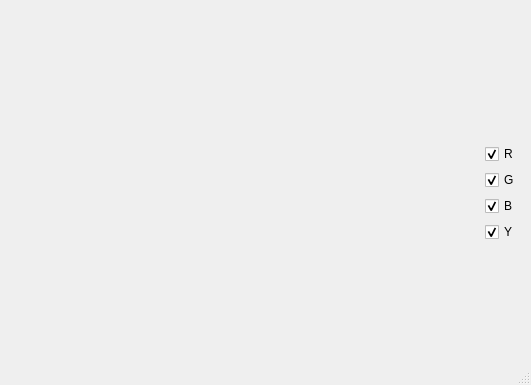
<?xml version="1.0" encoding="UTF-8"?>
<ui version="4.0">
 <class>HistgramView</class>
 <widget class="QDialog" name="HistgramView">
  <property name="geometry">
   <rect>
    <x>0</x>
    <y>0</y>
    <width>531</width>
    <height>385</height>
   </rect>
  </property>
  <property name="sizePolicy">
   <sizepolicy hsizetype="Fixed" vsizetype="Fixed">
    <horstretch>0</horstretch>
    <verstretch>0</verstretch>
   </sizepolicy>
  </property>
  <property name="windowTitle">
   <string>直方图</string>
  </property>
  <property name="sizeGripEnabled">
   <bool>true</bool>
  </property>
  <layout class="QGridLayout" name="gridLayout">
   <item row="0" column="0">
    <widget class="QWidget" name="widget" native="true">
     <property name="sizePolicy">
      <sizepolicy hsizetype="Preferred" vsizetype="Preferred">
       <horstretch>1</horstretch>
       <verstretch>0</verstretch>
      </sizepolicy>
     </property>
     <property name="minimumSize">
      <size>
       <width>381</width>
       <height>0</height>
      </size>
     </property>
    </widget>
   </item>
   <item row="0" column="1">
    <layout class="QVBoxLayout" name="verticalLayout_2">
     <property name="sizeConstraint">
      <enum>QLayout::SetFixedSize</enum>
     </property>
     <item>
      <spacer name="verticalSpacer_2">
       <property name="orientation">
        <enum>Qt::Vertical</enum>
       </property>
       <property name="sizeHint" stdset="0">
        <size>
         <width>20</width>
         <height>40</height>
        </size>
       </property>
      </spacer>
     </item>
     <item>
      <layout class="QVBoxLayout" name="verticalLayout">
       <item>
        <widget class="QCheckBox" name="r_enable">
         <property name="maximumSize">
          <size>
           <width>60</width>
           <height>16777215</height>
          </size>
         </property>
         <property name="text">
          <string>R</string>
         </property>
         <property name="checked">
          <bool>true</bool>
         </property>
        </widget>
       </item>
       <item>
        <widget class="QCheckBox" name="g_enable">
         <property name="maximumSize">
          <size>
           <width>60</width>
           <height>16777215</height>
          </size>
         </property>
         <property name="text">
          <string>G</string>
         </property>
         <property name="checked">
          <bool>true</bool>
         </property>
        </widget>
       </item>
       <item>
        <widget class="QCheckBox" name="b_enable">
         <property name="maximumSize">
          <size>
           <width>60</width>
           <height>16777215</height>
          </size>
         </property>
         <property name="text">
          <string>B</string>
         </property>
         <property name="checked">
          <bool>true</bool>
         </property>
        </widget>
       </item>
       <item>
        <widget class="QCheckBox" name="y_enable">
         <property name="maximumSize">
          <size>
           <width>60</width>
           <height>16777215</height>
          </size>
         </property>
         <property name="text">
          <string>Y</string>
         </property>
         <property name="checked">
          <bool>true</bool>
         </property>
        </widget>
       </item>
      </layout>
     </item>
     <item>
      <spacer name="verticalSpacer">
       <property name="orientation">
        <enum>Qt::Vertical</enum>
       </property>
       <property name="sizeHint" stdset="0">
        <size>
         <width>20</width>
         <height>40</height>
        </size>
       </property>
      </spacer>
     </item>
    </layout>
   </item>
  </layout>
 </widget>
 <resources/>
 <connections/>
</ui>
